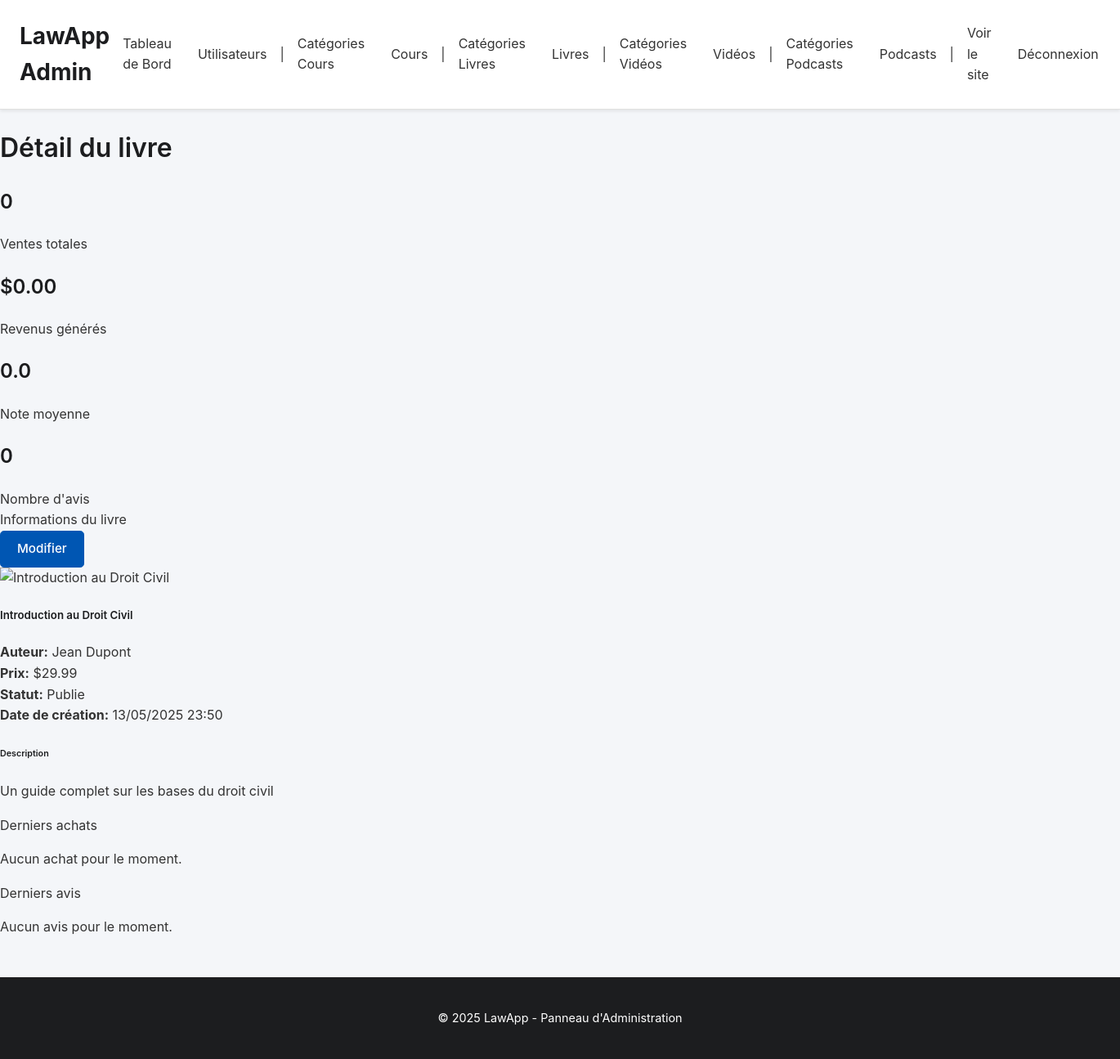
Page /admin/livre_detail.php?id=1 on the committed database.
### tables this page shows
CREATE TABLE `livres` (
  `id` int(11) NOT NULL AUTO_INCREMENT,
  `titre` varchar(255) NOT NULL,
  `auteur` varchar(255) NOT NULL,
  `description` text DEFAULT NULL,
  `prix` decimal(10,2) DEFAULT NULL,
  `id_categorie` int(11) DEFAULT NULL,
  `image_url` varchar(255) DEFAULT NULL,
  `statut` enum('brouillon','publie') DEFAULT 'brouillon',
  `date_creation` datetime DEFAULT current_timestamp(),
  `date_mise_a_jour` datetime DEFAULT current_timestamp() ON UPDATE current_timestamp(),
  `url_document` varchar(255) DEFAULT NULL,
  `type_document` varchar(50) DEFAULT NULL,
  `couverture_url` varchar(255) DEFAULT NULL,
  `annee_publication` int(11) DEFAULT NULL,
  `niveau` varchar(50) DEFAULT NULL,
  `id_createur` int(11) DEFAULT NULL,
  `nombre_pages` int(11) DEFAULT NULL,
  `editeur` varchar(100) DEFAULT NULL,
  `langue` varchar(50) DEFAULT 'Français',
  `isbn` varchar(13) DEFAULT NULL,
  `date_publication` date DEFAULT NULL,
  PRIMARY KEY (`id`),
  KEY `id_createur` (`id_createur`),
  KEY `fk_livre_categorie` (`id_categorie`),
  CONSTRAINT `fk_livre_categorie` FOREIGN KEY (`id_categorie`) REFERENCES `livre_categories` (`id`) ON DELETE SET NULL,
  CONSTRAINT `livres_ibfk_2` FOREIGN KEY (`id_createur`) REFERENCES `utilisateurs` (`id`)
);

### admin/livre_detail.php (the view, shortened to what this page needs)
<?php
require_once 'admin_auth_check.php';
require_once 'admin_header.php';
$livre_id = isset($_GET['id']) ? (int)$_GET['id'] : 0;
try {
    $stmt = $pdo->prepare("
        SELECT l.*,
               COALESCE(AVG(al.note), 0) as note_moyenne,
               COUNT(DISTINCT al.id) as nombre_avis,
               COUNT(DISTINCT achat.id) as nombre_achats,
               SUM(CASE WHEN achat.statut = 'complete' THEN achat.prix_paye ELSE 0 END) as revenu_total
        FROM livres l
        LEFT JOIN avis_livres al ON l.id = al.id_livre
        LEFT JOIN achats_livres achat ON l.id = achat.id_livre
        WHERE l.id = :id
        GROUP BY l.id
    ");
    $stmt->execute([':id' => $livre_id]);
    $livre = $stmt->fetch(PDO::FETCH_ASSOC);
    $stmt = $pdo->prepare("
        SELECT al.*, u.prenom, u.nom, u.email
        FROM achats_livres al
        JOIN utilisateurs u ON al.id_utilisateur = u.id
        WHERE al.id_livre = :livre_id
        ORDER BY al.date_achat DESC
        LIMIT 10
    ");
    $stmt->execute([':livre_id' => $livre_id]);
    $achats = $stmt->fetchAll(PDO::FETCH_ASSOC);
    $stmt = $pdo->prepare("
        SELECT al.*, u.prenom, u.nom
        FROM avis_livres al
        JOIN utilisateurs u ON al.id_utilisateur = u.id
        WHERE al.id_livre = :livre_id
        ORDER BY al.date_creation DESC
        LIMIT 10
    ");
    $stmt->execute([':livre_id' => $livre_id]);
    $avis = $stmt->fetchAll(PDO::FETCH_ASSOC);
} catch (Exception $e) {
    $_SESSION['error_message'] = "Une erreur s'est produite lors du chargement du livre.";
    error_log("Erreur livre_detail.php pour livre ID {$livre_id}: " . $e->getMessage());
    header('Location: manage_livres.php');
    exit;
}
?>
<div class="container-fluid px-4">
    <h1 class="mt-4">Détail du livre</h1>
    <div class="row mt-4">
        <div class="col-xl-3 col-md-6">
            <div class="card bg-primary text-white mb-4">
                <div class="card-body">
                    <h2 class="display-4"><?php echo number_format($livre['nombre_achats']); ?></h2>
                    <div>Ventes totales</div>
                </div>
            </div>
        </div>
        <div class="col-xl-3 col-md-6">
            <div class="card bg-success text-white mb-4">
                <div class="card-body">
                    <h2 class="display-4">$<?php echo number_format($livre['revenu_total'], 2); ?></h2>
                    <div>Revenus générés</div>
                </div>
            </div>
        </div>
        <div class="col-xl-3 col-md-6">
            <div class="card bg-warning text-white mb-4">
                <div class="card-body">
                    <h2 class="display-4"><?php echo number_format($livre['note_moyenne'], 1); ?></h2>
                    <div>Note moyenne</div>
                </div>
            </div>
        </div>
        <div class="col-xl-3 col-md-6">
            <div class="card bg-info text-white mb-4">
                <div class="card-body">
                    <h2 class="display-4"><?php echo number_format($livre['nombre_avis']); ?></h2>
                    <div>Nombre d'avis</div>
                </div>
            </div>
        </div>
    </div>
    <div class="row">
        <div class="col-xl-4">
            <div class="card mb-4">
                <div class="card-header d-flex justify-content-between align-items-center">
                    <div>
                        Informations du livre
                    </div>
                    <a href="livre_form.php?id=<?php echo $livre['id']; ?>" class="btn btn-primary btn-sm">
                        <i class="fas fa-edit"></i> Modifier
                    </a>
                </div>
                <div class="card-body">
                    <div class="text-center mb-4">
                        <img src="<?php echo htmlspecialchars($livre['image_url'] ?? '../assets/images/default-book.jpg'); ?>"
                             alt="<?php echo htmlspecialchars($livre['titre']); ?>"
                             class="img-fluid rounded" style="max-height: 200px;">
                    </div>
                    <h5 class="card-title"><?php echo htmlspecialchars($livre['titre']); ?></h5>
                    <p class="card-text">
                        <strong>Auteur:</strong> <?php echo htmlspecialchars($livre['auteur']); ?><br>
                        <strong>Prix:</strong> $<?php echo number_format($livre['prix'], 2); ?><br>
                        <strong>Statut:</strong>
                        <span class="badge <?php echo $livre['statut'] === 'disponible' ? 'bg-success' : 'bg-danger'; ?>">
                            <?php echo ucfirst($livre['statut']); ?>
                        </span><br>
                        <strong>Date de création:</strong> <?php echo date('d/m/Y H:i', strtotime($livre['date_creation'])); ?>
                    </p>
                    <div class="mt-3">
                        <h6>Description</h6>
                        <p><?php echo nl2br(htmlspecialchars($livre['description'])); ?></p>
                    </div>
                </div>
            </div>
        </div>
        <div class="col-xl-4">
            <div class="card mb-4">
                <div class="card-header">
                    Derniers achats
                </div>
                <div class="card-body">
                    <?php if (!empty($achats)): ?>
                        <div class="table-responsive">
                            <table class="table table-striped">
                                <thead>
                                    <tr>
                                        <th>Date</th>
                                        <th>Utilisateur</th>
                                        <th>Prix payé</th>
                                        <th>Statut</th>
                                    </tr>
                                </thead>
                                <tbody>
                                    <?php foreach ($achats as $achat): ?>
                                        <tr>
                                            <td><?php echo date('d/m/Y H:i', strtotime($achat['date_achat'])); ?></td>
                                            <td>
                                                <span data-bs-toggle="tooltip" title="<?php echo htmlspecialchars($achat['email']); ?>">
                                                    <?php echo htmlspecialchars($achat['prenom'] . ' ' . $achat['nom']); ?>
                                                </span>
                                            </td>
                                            <td>$<?php echo number_format($achat['prix_paye'], 2); ?></td>
                                            <td>
                                                <span class="badge <?php echo $achat['statut'] === 'complete' ? 'bg-success' : 'bg-warning'; ?>">
                                                    <?php echo ucfirst($achat['statut']); ?>
                                                </span>
                                            </td>
                                        </tr>
                                    <?php endforeach; ?>
                                </tbody>
                            </table>
                        </div>
                    <?php else: ?>
                        <p class="text-muted">Aucun achat pour le moment.</p>
                    <?php endif; ?>
                </div>
            </div>
        </div>
        <div class="col-xl-4">
            <div class="card mb-4">
                <div class="card-header">
                    Derniers avis
                </div>
                <div class="card-body">
                    <?php if (!empty($avis)): ?>
                        <?php foreach ($avis as $avis_item): ?>
                            <div class="border-bottom mb-3 pb-3">
                                <div class="d-flex justify-content-between">
                                    <div>
                                        <strong><?php echo htmlspecialchars($avis_item['prenom'] . ' ' . $avis_item['nom']); ?></strong>
                                        <div class="text-warning">
                                            <?php
                                            for ($i = 1; $i <= 5; $i++) {
                                                if ($i <= $avis_item['note']) {
                                                    echo '<i class="fas fa-star"></i>';
                                                } else {
                                                    echo '<i class="far fa-star"></i>';
                                                }
                                            }
                                            ?>
                                        </div>
                                    </div>
                                    <small class="text-muted">
                                        <?php echo date('d/m/Y', strtotime($avis_item['date_creation'])); ?>
                                    </small>
                                </div>
                                <p class="mt-2 mb-0"><?php echo nl2br(htmlspecialchars($avis_item['commentaire'])); ?></p>
                            </div>
                        <?php endforeach; ?>
                    <?php else: ?>
                        <p class="text-muted">Aucun avis pour le moment.</p>
                    <?php endif; ?>
                </div>
            </div>
        </div>
    </div>
</div>
<?php require_once 'admin_footer.php'; ?>

### admin/css/admin_style.css (style rules this page uses)
:root { --admin-bg-color: #f4f6f9; --admin-text-color: #333; --admin-primary-color: #0056b3; --admin-primary-hover-color: #004085; --admin-header-bg-color: #ffffff; --admin-header-text-color: #333; --admin-nav-link-color: #333; --admin-nav-link-hover-color: var(--admin-primary-color); --admin-section-bg-color: #ffffff; --admin-border-color: #e0e0e0; --admin-heading-color: #1c1d1f; --admin-button-bg-color: var(--admin-primary-color); --admin-button-text-color: #ffffff; --admin-button-hover-bg-color: var(--admin-primary-hover-color); --admin-link-color: var(--admin-primary-color); --admin-link-hover-color: var(--admin-primary-hover-color); --admin-card-shadow: 0 4px 8px rgba(0,0,0,0.05); --admin-font-family-sans-serif: -apple-system, BlinkMacSystemFont, "Segoe UI", Roboto, "Helvetica Neue", Arial, sans-serif, "Apple Color Emoji", "Segoe UI Emoji", "Segoe UI Symbol"; --admin-table-header-bg: #f3f4f6; --admin-table-border-color: #d1d5db; --admin-primary-color-rgb-tuple: 0,86,179; }
body { font-family: var(--admin-font-family-sans-serif); margin: 0; background-color: var(--admin-bg-color); color: var(--admin-text-color); display: flex; flex-direction: column; min-height: 100vh; line-height: 1.6; }
h1, h2, h3, h4, h5, h6 { color: var(--admin-heading-color); font-weight: 600; }
a { color: var(--admin-link-color); text-decoration: none; transition: color 0.2s ease-in-out; }
.btn { display: inline-block; padding: 0.65rem 1.25rem; font-size: 0.95rem; font-weight: 500; line-height: 1.5; text-align: center; text-decoration: none; vertical-align: middle; cursor: pointer; user-select: none; border: 1px solid transparent; border-radius: 0.3rem; transition: color .15s ease-in-out,background-color .15s ease-in-out,border-color .15s ease-in-out,box-shadow .15s ease-in-out; }
.btn-primary { color: var(--admin-button-text-color); background-color: var(--admin-button-bg-color); border-color: var(--admin-button-bg-color); }

### rows in the picture
livres: titre "Introduction au Droit Civil", auteur "Jean Dupont", prix "29.99", statut "Publie", date_creation "13/05/2025 23:50", description "Un guide complet sur les bases du droit civil"

### other values in the picture
$livre['nombre_achats'] "0"
$livre['revenu_total'] "0.00"
$livre['note_moyenne'] "0.0"
$livre['nombre_avis'] "0"
